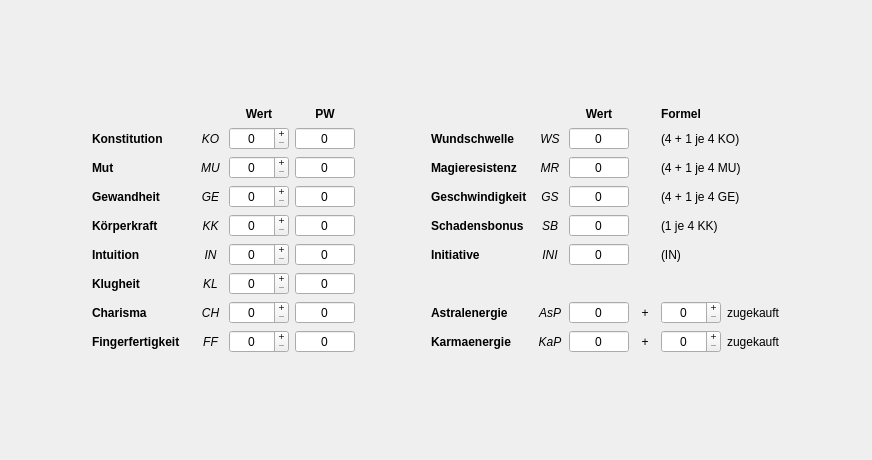
<?xml version="1.0" encoding="UTF-8"?>
<ui version="4.0">
 <class>formAttribute</class>
 <widget class="QWidget" name="formAttribute">
  <property name="geometry">
   <rect>
    <x>0</x>
    <y>0</y>
    <width>872</width>
    <height>460</height>
   </rect>
  </property>
  <property name="windowTitle">
   <string>Attribute</string>
  </property>
  <layout class="QGridLayout" name="gridLayout_2">
   <item row="1" column="2">
    <spacer name="horizontalSpacer_2">
     <property name="orientation">
      <enum>Qt::Horizontal</enum>
     </property>
     <property name="sizeHint" stdset="0">
      <size>
       <width>40</width>
       <height>20</height>
      </size>
     </property>
    </spacer>
   </item>
   <item row="1" column="1">
    <layout class="QGridLayout" name="gridLayout">
     <item row="5" column="5">
      <spacer name="horizontalSpacer_3">
       <property name="orientation">
        <enum>Qt::Horizontal</enum>
       </property>
       <property name="sizeType">
        <enum>QSizePolicy::Fixed</enum>
       </property>
       <property name="sizeHint" stdset="0">
        <size>
         <width>70</width>
         <height>20</height>
        </size>
       </property>
      </spacer>
     </item>
     <item row="2" column="2">
      <widget class="QLabel" name="label_18">
       <property name="minimumSize">
        <size>
         <width>25</width>
         <height>0</height>
        </size>
       </property>
       <property name="font">
        <font>
         <italic>true</italic>
        </font>
       </property>
       <property name="text">
        <string>KO</string>
       </property>
       <property name="alignment">
        <set>Qt::AlignCenter</set>
       </property>
      </widget>
     </item>
     <item row="8" column="6">
      <widget class="QLabel" name="label_14">
       <property name="font">
        <font>
         <weight>75</weight>
         <bold>true</bold>
        </font>
       </property>
       <property name="text">
        <string>Astralenergie</string>
       </property>
      </widget>
     </item>
     <item row="4" column="7">
      <widget class="QLabel" name="label_28">
       <property name="minimumSize">
        <size>
         <width>25</width>
         <height>0</height>
        </size>
       </property>
       <property name="font">
        <font>
         <italic>true</italic>
        </font>
       </property>
       <property name="text">
        <string>GS</string>
       </property>
       <property name="alignment">
        <set>Qt::AlignCenter</set>
       </property>
      </widget>
     </item>
     <item row="4" column="4">
      <widget class="QSpinBox" name="pwGE">
       <property name="focusPolicy">
        <enum>Qt::NoFocus</enum>
       </property>
       <property name="wrapping">
        <bool>false</bool>
       </property>
       <property name="frame">
        <bool>true</bool>
       </property>
       <property name="alignment">
        <set>Qt::AlignCenter</set>
       </property>
       <property name="readOnly">
        <bool>true</bool>
       </property>
       <property name="buttonSymbols">
        <enum>QAbstractSpinBox::NoButtons</enum>
       </property>
       <property name="showGroupSeparator" stdset="0">
        <bool>false</bool>
       </property>
      </widget>
     </item>
     <item row="2" column="4">
      <widget class="QSpinBox" name="pwKO">
       <property name="focusPolicy">
        <enum>Qt::NoFocus</enum>
       </property>
       <property name="wrapping">
        <bool>false</bool>
       </property>
       <property name="frame">
        <bool>true</bool>
       </property>
       <property name="alignment">
        <set>Qt::AlignCenter</set>
       </property>
       <property name="readOnly">
        <bool>true</bool>
       </property>
       <property name="buttonSymbols">
        <enum>QAbstractSpinBox::NoButtons</enum>
       </property>
       <property name="showGroupSeparator" stdset="0">
        <bool>false</bool>
       </property>
      </widget>
     </item>
     <item row="7" column="1">
      <widget class="QLabel" name="label_6">
       <property name="font">
        <font>
         <weight>75</weight>
         <bold>true</bold>
        </font>
       </property>
       <property name="text">
        <string>Klugheit</string>
       </property>
      </widget>
     </item>
     <item row="5" column="2">
      <widget class="QLabel" name="label_21">
       <property name="minimumSize">
        <size>
         <width>25</width>
         <height>0</height>
        </size>
       </property>
       <property name="font">
        <font>
         <italic>true</italic>
        </font>
       </property>
       <property name="text">
        <string>KK</string>
       </property>
       <property name="alignment">
        <set>Qt::AlignCenter</set>
       </property>
      </widget>
     </item>
     <item row="3" column="8">
      <widget class="QSpinBox" name="abMR">
       <property name="focusPolicy">
        <enum>Qt::NoFocus</enum>
       </property>
       <property name="wrapping">
        <bool>false</bool>
       </property>
       <property name="frame">
        <bool>true</bool>
       </property>
       <property name="alignment">
        <set>Qt::AlignCenter</set>
       </property>
       <property name="readOnly">
        <bool>true</bool>
       </property>
       <property name="buttonSymbols">
        <enum>QAbstractSpinBox::NoButtons</enum>
       </property>
       <property name="showGroupSeparator" stdset="0">
        <bool>false</bool>
       </property>
      </widget>
     </item>
     <item row="3" column="6">
      <widget class="QLabel" name="label_10">
       <property name="font">
        <font>
         <weight>75</weight>
         <bold>true</bold>
        </font>
       </property>
       <property name="text">
        <string>Magieresistenz</string>
       </property>
      </widget>
     </item>
     <item row="1" column="4">
      <widget class="QLabel" name="labelPW">
       <property name="minimumSize">
        <size>
         <width>60</width>
         <height>0</height>
        </size>
       </property>
       <property name="font">
        <font>
         <weight>75</weight>
         <bold>true</bold>
        </font>
       </property>
       <property name="toolTip">
        <string>Probenwert</string>
       </property>
       <property name="text">
        <string>PW</string>
       </property>
       <property name="alignment">
        <set>Qt::AlignCenter</set>
       </property>
       <property name="margin">
        <number>0</number>
       </property>
      </widget>
     </item>
     <item row="3" column="3">
      <widget class="QSpinBox" name="spinMU">
       <property name="alignment">
        <set>Qt::AlignCenter</set>
       </property>
       <property name="readOnly">
        <bool>false</bool>
       </property>
       <property name="buttonSymbols">
        <enum>QAbstractSpinBox::PlusMinus</enum>
       </property>
      </widget>
     </item>
     <item row="9" column="7">
      <widget class="QLabel" name="lblKap">
       <property name="minimumSize">
        <size>
         <width>26</width>
         <height>0</height>
        </size>
       </property>
       <property name="font">
        <font>
         <italic>true</italic>
        </font>
       </property>
       <property name="text">
        <string>KaP</string>
       </property>
       <property name="alignment">
        <set>Qt::AlignCenter</set>
       </property>
      </widget>
     </item>
     <item row="2" column="1">
      <widget class="QLabel" name="label">
       <property name="font">
        <font>
         <weight>75</weight>
         <bold>true</bold>
        </font>
       </property>
       <property name="text">
        <string>Konstitution</string>
       </property>
      </widget>
     </item>
     <item row="5" column="7">
      <widget class="QLabel" name="label_29">
       <property name="minimumSize">
        <size>
         <width>25</width>
         <height>0</height>
        </size>
       </property>
       <property name="font">
        <font>
         <italic>true</italic>
        </font>
       </property>
       <property name="text">
        <string>SB</string>
       </property>
       <property name="alignment">
        <set>Qt::AlignCenter</set>
       </property>
      </widget>
     </item>
     <item row="8" column="1">
      <widget class="QLabel" name="label_7">
       <property name="font">
        <font>
         <weight>75</weight>
         <bold>true</bold>
        </font>
       </property>
       <property name="text">
        <string>Charisma</string>
       </property>
      </widget>
     </item>
     <item row="3" column="4">
      <widget class="QSpinBox" name="pwMU">
       <property name="focusPolicy">
        <enum>Qt::NoFocus</enum>
       </property>
       <property name="wrapping">
        <bool>false</bool>
       </property>
       <property name="frame">
        <bool>true</bool>
       </property>
       <property name="alignment">
        <set>Qt::AlignCenter</set>
       </property>
       <property name="readOnly">
        <bool>true</bool>
       </property>
       <property name="buttonSymbols">
        <enum>QAbstractSpinBox::NoButtons</enum>
       </property>
       <property name="showGroupSeparator" stdset="0">
        <bool>false</bool>
       </property>
      </widget>
     </item>
     <item row="2" column="8">
      <widget class="QSpinBox" name="abWS">
       <property name="focusPolicy">
        <enum>Qt::NoFocus</enum>
       </property>
       <property name="wrapping">
        <bool>false</bool>
       </property>
       <property name="frame">
        <bool>true</bool>
       </property>
       <property name="alignment">
        <set>Qt::AlignCenter</set>
       </property>
       <property name="readOnly">
        <bool>true</bool>
       </property>
       <property name="buttonSymbols">
        <enum>QAbstractSpinBox::NoButtons</enum>
       </property>
       <property name="showGroupSeparator" stdset="0">
        <bool>false</bool>
       </property>
      </widget>
     </item>
     <item row="4" column="3">
      <widget class="QSpinBox" name="spinGE">
       <property name="alignment">
        <set>Qt::AlignCenter</set>
       </property>
       <property name="readOnly">
        <bool>false</bool>
       </property>
       <property name="buttonSymbols">
        <enum>QAbstractSpinBox::PlusMinus</enum>
       </property>
      </widget>
     </item>
     <item row="7" column="4">
      <widget class="QSpinBox" name="pwKL">
       <property name="focusPolicy">
        <enum>Qt::NoFocus</enum>
       </property>
       <property name="wrapping">
        <bool>false</bool>
       </property>
       <property name="frame">
        <bool>true</bool>
       </property>
       <property name="alignment">
        <set>Qt::AlignCenter</set>
       </property>
       <property name="readOnly">
        <bool>true</bool>
       </property>
       <property name="buttonSymbols">
        <enum>QAbstractSpinBox::NoButtons</enum>
       </property>
       <property name="showGroupSeparator" stdset="0">
        <bool>false</bool>
       </property>
      </widget>
     </item>
     <item row="8" column="4">
      <widget class="QSpinBox" name="pwCH">
       <property name="focusPolicy">
        <enum>Qt::NoFocus</enum>
       </property>
       <property name="wrapping">
        <bool>false</bool>
       </property>
       <property name="frame">
        <bool>true</bool>
       </property>
       <property name="alignment">
        <set>Qt::AlignCenter</set>
       </property>
       <property name="readOnly">
        <bool>true</bool>
       </property>
       <property name="buttonSymbols">
        <enum>QAbstractSpinBox::NoButtons</enum>
       </property>
       <property name="showGroupSeparator" stdset="0">
        <bool>false</bool>
       </property>
      </widget>
     </item>
     <item row="7" column="3">
      <widget class="QSpinBox" name="spinKL">
       <property name="alignment">
        <set>Qt::AlignCenter</set>
       </property>
       <property name="readOnly">
        <bool>false</bool>
       </property>
       <property name="buttonSymbols">
        <enum>QAbstractSpinBox::PlusMinus</enum>
       </property>
      </widget>
     </item>
     <item row="8" column="7">
      <widget class="QLabel" name="label_31">
       <property name="minimumSize">
        <size>
         <width>25</width>
         <height>0</height>
        </size>
       </property>
       <property name="font">
        <font>
         <italic>true</italic>
        </font>
       </property>
       <property name="text">
        <string>AsP</string>
       </property>
       <property name="alignment">
        <set>Qt::AlignCenter</set>
       </property>
      </widget>
     </item>
     <item row="3" column="1">
      <widget class="QLabel" name="label_2">
       <property name="font">
        <font>
         <weight>75</weight>
         <bold>true</bold>
        </font>
       </property>
       <property name="text">
        <string>Mut</string>
       </property>
      </widget>
     </item>
     <item row="2" column="3">
      <widget class="QSpinBox" name="spinKO">
       <property name="alignment">
        <set>Qt::AlignCenter</set>
       </property>
       <property name="readOnly">
        <bool>false</bool>
       </property>
       <property name="buttonSymbols">
        <enum>QAbstractSpinBox::PlusMinus</enum>
       </property>
      </widget>
     </item>
     <item row="6" column="4">
      <widget class="QSpinBox" name="pwIN">
       <property name="focusPolicy">
        <enum>Qt::NoFocus</enum>
       </property>
       <property name="wrapping">
        <bool>false</bool>
       </property>
       <property name="frame">
        <bool>true</bool>
       </property>
       <property name="alignment">
        <set>Qt::AlignCenter</set>
       </property>
       <property name="readOnly">
        <bool>true</bool>
       </property>
       <property name="buttonSymbols">
        <enum>QAbstractSpinBox::NoButtons</enum>
       </property>
       <property name="showGroupSeparator" stdset="0">
        <bool>false</bool>
       </property>
      </widget>
     </item>
     <item row="6" column="3">
      <widget class="QSpinBox" name="spinIN">
       <property name="alignment">
        <set>Qt::AlignCenter</set>
       </property>
       <property name="readOnly">
        <bool>false</bool>
       </property>
       <property name="buttonSymbols">
        <enum>QAbstractSpinBox::PlusMinus</enum>
       </property>
      </widget>
     </item>
     <item row="9" column="4">
      <widget class="QSpinBox" name="pwFF">
       <property name="focusPolicy">
        <enum>Qt::NoFocus</enum>
       </property>
       <property name="wrapping">
        <bool>false</bool>
       </property>
       <property name="frame">
        <bool>true</bool>
       </property>
       <property name="alignment">
        <set>Qt::AlignCenter</set>
       </property>
       <property name="readOnly">
        <bool>true</bool>
       </property>
       <property name="buttonSymbols">
        <enum>QAbstractSpinBox::NoButtons</enum>
       </property>
       <property name="showGroupSeparator" stdset="0">
        <bool>false</bool>
       </property>
      </widget>
     </item>
     <item row="8" column="3">
      <widget class="QSpinBox" name="spinCH">
       <property name="alignment">
        <set>Qt::AlignCenter</set>
       </property>
       <property name="readOnly">
        <bool>false</bool>
       </property>
       <property name="buttonSymbols">
        <enum>QAbstractSpinBox::PlusMinus</enum>
       </property>
      </widget>
     </item>
     <item row="5" column="1">
      <widget class="QLabel" name="label_4">
       <property name="font">
        <font>
         <weight>75</weight>
         <bold>true</bold>
        </font>
       </property>
       <property name="text">
        <string>Körperkraft</string>
       </property>
      </widget>
     </item>
     <item row="2" column="6">
      <widget class="QLabel" name="label_9">
       <property name="font">
        <font>
         <weight>75</weight>
         <bold>true</bold>
        </font>
       </property>
       <property name="text">
        <string>Wundschwelle</string>
       </property>
      </widget>
     </item>
     <item row="4" column="8">
      <widget class="QSpinBox" name="abGS">
       <property name="focusPolicy">
        <enum>Qt::NoFocus</enum>
       </property>
       <property name="wrapping">
        <bool>false</bool>
       </property>
       <property name="frame">
        <bool>true</bool>
       </property>
       <property name="alignment">
        <set>Qt::AlignCenter</set>
       </property>
       <property name="readOnly">
        <bool>true</bool>
       </property>
       <property name="buttonSymbols">
        <enum>QAbstractSpinBox::NoButtons</enum>
       </property>
       <property name="showGroupSeparator" stdset="0">
        <bool>false</bool>
       </property>
      </widget>
     </item>
     <item row="5" column="4">
      <widget class="QSpinBox" name="pwKK">
       <property name="focusPolicy">
        <enum>Qt::NoFocus</enum>
       </property>
       <property name="wrapping">
        <bool>false</bool>
       </property>
       <property name="frame">
        <bool>true</bool>
       </property>
       <property name="alignment">
        <set>Qt::AlignCenter</set>
       </property>
       <property name="readOnly">
        <bool>true</bool>
       </property>
       <property name="buttonSymbols">
        <enum>QAbstractSpinBox::NoButtons</enum>
       </property>
       <property name="showGroupSeparator" stdset="0">
        <bool>false</bool>
       </property>
      </widget>
     </item>
     <item row="4" column="6">
      <widget class="QLabel" name="label_11">
       <property name="font">
        <font>
         <weight>75</weight>
         <bold>true</bold>
        </font>
       </property>
       <property name="text">
        <string>Geschwindigkeit</string>
       </property>
      </widget>
     </item>
     <item row="9" column="1">
      <widget class="QLabel" name="label_8">
       <property name="minimumSize">
        <size>
         <width>100</width>
         <height>0</height>
        </size>
       </property>
       <property name="font">
        <font>
         <weight>75</weight>
         <bold>true</bold>
        </font>
       </property>
       <property name="text">
        <string>Fingerfertigkeit</string>
       </property>
      </widget>
     </item>
     <item row="4" column="2">
      <widget class="QLabel" name="label_20">
       <property name="minimumSize">
        <size>
         <width>25</width>
         <height>0</height>
        </size>
       </property>
       <property name="font">
        <font>
         <italic>true</italic>
        </font>
       </property>
       <property name="text">
        <string>GE</string>
       </property>
       <property name="alignment">
        <set>Qt::AlignCenter</set>
       </property>
      </widget>
     </item>
     <item row="3" column="2">
      <widget class="QLabel" name="label_19">
       <property name="minimumSize">
        <size>
         <width>25</width>
         <height>0</height>
        </size>
       </property>
       <property name="font">
        <font>
         <italic>true</italic>
        </font>
       </property>
       <property name="text">
        <string>MU</string>
       </property>
       <property name="alignment">
        <set>Qt::AlignCenter</set>
       </property>
      </widget>
     </item>
     <item row="4" column="1">
      <widget class="QLabel" name="label_3">
       <property name="font">
        <font>
         <weight>75</weight>
         <bold>true</bold>
        </font>
       </property>
       <property name="text">
        <string>Gewandheit</string>
       </property>
      </widget>
     </item>
     <item row="9" column="2">
      <widget class="QLabel" name="label_25">
       <property name="minimumSize">
        <size>
         <width>25</width>
         <height>0</height>
        </size>
       </property>
       <property name="font">
        <font>
         <italic>true</italic>
        </font>
       </property>
       <property name="text">
        <string>FF</string>
       </property>
       <property name="alignment">
        <set>Qt::AlignCenter</set>
       </property>
      </widget>
     </item>
     <item row="6" column="7">
      <widget class="QLabel" name="label_30">
       <property name="minimumSize">
        <size>
         <width>25</width>
         <height>0</height>
        </size>
       </property>
       <property name="font">
        <font>
         <italic>true</italic>
        </font>
       </property>
       <property name="text">
        <string>INI</string>
       </property>
       <property name="alignment">
        <set>Qt::AlignCenter</set>
       </property>
      </widget>
     </item>
     <item row="3" column="7">
      <widget class="QLabel" name="label_27">
       <property name="minimumSize">
        <size>
         <width>25</width>
         <height>0</height>
        </size>
       </property>
       <property name="font">
        <font>
         <italic>true</italic>
        </font>
       </property>
       <property name="text">
        <string>MR</string>
       </property>
       <property name="alignment">
        <set>Qt::AlignCenter</set>
       </property>
      </widget>
     </item>
     <item row="8" column="2">
      <widget class="QLabel" name="label_24">
       <property name="minimumSize">
        <size>
         <width>25</width>
         <height>0</height>
        </size>
       </property>
       <property name="font">
        <font>
         <italic>true</italic>
        </font>
       </property>
       <property name="text">
        <string>CH</string>
       </property>
       <property name="alignment">
        <set>Qt::AlignCenter</set>
       </property>
      </widget>
     </item>
     <item row="5" column="8">
      <widget class="QSpinBox" name="abSB">
       <property name="focusPolicy">
        <enum>Qt::NoFocus</enum>
       </property>
       <property name="wrapping">
        <bool>false</bool>
       </property>
       <property name="frame">
        <bool>true</bool>
       </property>
       <property name="alignment">
        <set>Qt::AlignCenter</set>
       </property>
       <property name="readOnly">
        <bool>true</bool>
       </property>
       <property name="buttonSymbols">
        <enum>QAbstractSpinBox::NoButtons</enum>
       </property>
       <property name="showGroupSeparator" stdset="0">
        <bool>false</bool>
       </property>
      </widget>
     </item>
     <item row="9" column="8">
      <widget class="QSpinBox" name="abKaP">
       <property name="focusPolicy">
        <enum>Qt::NoFocus</enum>
       </property>
       <property name="alignment">
        <set>Qt::AlignCenter</set>
       </property>
       <property name="readOnly">
        <bool>true</bool>
       </property>
       <property name="buttonSymbols">
        <enum>QAbstractSpinBox::NoButtons</enum>
       </property>
       <property name="maximum">
        <number>999</number>
       </property>
      </widget>
     </item>
     <item row="5" column="3">
      <widget class="QSpinBox" name="spinKK">
       <property name="alignment">
        <set>Qt::AlignCenter</set>
       </property>
       <property name="readOnly">
        <bool>false</bool>
       </property>
       <property name="buttonSymbols">
        <enum>QAbstractSpinBox::PlusMinus</enum>
       </property>
      </widget>
     </item>
     <item row="7" column="2">
      <widget class="QLabel" name="label_23">
       <property name="minimumSize">
        <size>
         <width>25</width>
         <height>0</height>
        </size>
       </property>
       <property name="font">
        <font>
         <italic>true</italic>
        </font>
       </property>
       <property name="text">
        <string>KL</string>
       </property>
       <property name="alignment">
        <set>Qt::AlignCenter</set>
       </property>
      </widget>
     </item>
     <item row="2" column="7">
      <widget class="QLabel" name="label_26">
       <property name="minimumSize">
        <size>
         <width>25</width>
         <height>0</height>
        </size>
       </property>
       <property name="font">
        <font>
         <italic>true</italic>
        </font>
       </property>
       <property name="text">
        <string>WS</string>
       </property>
       <property name="alignment">
        <set>Qt::AlignCenter</set>
       </property>
      </widget>
     </item>
     <item row="9" column="6">
      <widget class="QLabel" name="lblKapZugekauft">
       <property name="minimumSize">
        <size>
         <width>100</width>
         <height>0</height>
        </size>
       </property>
       <property name="font">
        <font>
         <weight>75</weight>
         <bold>true</bold>
        </font>
       </property>
       <property name="text">
        <string>Karmaenergie</string>
       </property>
      </widget>
     </item>
     <item row="5" column="6">
      <widget class="QLabel" name="label_12">
       <property name="font">
        <font>
         <weight>75</weight>
         <bold>true</bold>
        </font>
       </property>
       <property name="text">
        <string>Schadensbonus</string>
       </property>
      </widget>
     </item>
     <item row="6" column="6">
      <widget class="QLabel" name="label_13">
       <property name="font">
        <font>
         <weight>75</weight>
         <bold>true</bold>
        </font>
       </property>
       <property name="text">
        <string>Initiative</string>
       </property>
      </widget>
     </item>
     <item row="8" column="8">
      <widget class="QSpinBox" name="abAsP">
       <property name="focusPolicy">
        <enum>Qt::NoFocus</enum>
       </property>
       <property name="alignment">
        <set>Qt::AlignCenter</set>
       </property>
       <property name="readOnly">
        <bool>true</bool>
       </property>
       <property name="buttonSymbols">
        <enum>QAbstractSpinBox::NoButtons</enum>
       </property>
       <property name="maximum">
        <number>999</number>
       </property>
      </widget>
     </item>
     <item row="1" column="8">
      <widget class="QLabel" name="labelWert2">
       <property name="minimumSize">
        <size>
         <width>60</width>
         <height>0</height>
        </size>
       </property>
       <property name="font">
        <font>
         <weight>75</weight>
         <bold>true</bold>
        </font>
       </property>
       <property name="text">
        <string>Wert</string>
       </property>
       <property name="alignment">
        <set>Qt::AlignCenter</set>
       </property>
       <property name="margin">
        <number>0</number>
       </property>
      </widget>
     </item>
     <item row="1" column="3">
      <widget class="QLabel" name="labelWert">
       <property name="minimumSize">
        <size>
         <width>60</width>
         <height>0</height>
        </size>
       </property>
       <property name="font">
        <font>
         <weight>75</weight>
         <bold>true</bold>
        </font>
       </property>
       <property name="text">
        <string>Wert</string>
       </property>
       <property name="alignment">
        <set>Qt::AlignCenter</set>
       </property>
       <property name="margin">
        <number>0</number>
       </property>
      </widget>
     </item>
     <item row="6" column="2">
      <widget class="QLabel" name="label_22">
       <property name="minimumSize">
        <size>
         <width>25</width>
         <height>0</height>
        </size>
       </property>
       <property name="font">
        <font>
         <italic>true</italic>
        </font>
       </property>
       <property name="text">
        <string>IN</string>
       </property>
       <property name="alignment">
        <set>Qt::AlignCenter</set>
       </property>
      </widget>
     </item>
     <item row="9" column="3">
      <widget class="QSpinBox" name="spinFF">
       <property name="alignment">
        <set>Qt::AlignCenter</set>
       </property>
       <property name="readOnly">
        <bool>false</bool>
       </property>
       <property name="buttonSymbols">
        <enum>QAbstractSpinBox::PlusMinus</enum>
       </property>
      </widget>
     </item>
     <item row="6" column="8">
      <widget class="QSpinBox" name="abIN">
       <property name="focusPolicy">
        <enum>Qt::NoFocus</enum>
       </property>
       <property name="wrapping">
        <bool>false</bool>
       </property>
       <property name="frame">
        <bool>true</bool>
       </property>
       <property name="alignment">
        <set>Qt::AlignCenter</set>
       </property>
       <property name="readOnly">
        <bool>true</bool>
       </property>
       <property name="buttonSymbols">
        <enum>QAbstractSpinBox::NoButtons</enum>
       </property>
       <property name="showGroupSeparator" stdset="0">
        <bool>false</bool>
       </property>
      </widget>
     </item>
     <item row="6" column="1">
      <widget class="QLabel" name="label_5">
       <property name="font">
        <font>
         <weight>75</weight>
         <bold>true</bold>
        </font>
       </property>
       <property name="text">
        <string>Intuition</string>
       </property>
      </widget>
     </item>
     <item row="6" column="10">
      <widget class="QLabel" name="label_104">
       <property name="minimumSize">
        <size>
         <width>25</width>
         <height>0</height>
        </size>
       </property>
       <property name="text">
        <string>(IN)</string>
       </property>
      </widget>
     </item>
     <item row="5" column="10">
      <widget class="QLabel" name="label_103">
       <property name="minimumSize">
        <size>
         <width>25</width>
         <height>0</height>
        </size>
       </property>
       <property name="text">
        <string>(1 je 4 KK)</string>
       </property>
      </widget>
     </item>
     <item row="4" column="10">
      <widget class="QLabel" name="label_102">
       <property name="minimumSize">
        <size>
         <width>25</width>
         <height>0</height>
        </size>
       </property>
       <property name="text">
        <string>(4 + 1 je 4 GE)</string>
       </property>
      </widget>
     </item>
     <item row="3" column="10">
      <widget class="QLabel" name="label_101">
       <property name="minimumSize">
        <size>
         <width>25</width>
         <height>0</height>
        </size>
       </property>
       <property name="text">
        <string>(4 + 1 je 4 MU)</string>
       </property>
      </widget>
     </item>
     <item row="2" column="10">
      <widget class="QLabel" name="label_100">
       <property name="minimumSize">
        <size>
         <width>25</width>
         <height>0</height>
        </size>
       </property>
       <property name="text">
        <string>(4 + 1 je 4 KO)</string>
       </property>
      </widget>
     </item>
     <item row="1" column="10">
      <widget class="QLabel" name="labelFormel">
       <property name="minimumSize">
        <size>
         <width>60</width>
         <height>0</height>
        </size>
       </property>
       <property name="font">
        <font>
         <weight>75</weight>
         <bold>true</bold>
        </font>
       </property>
       <property name="text">
        <string>Formel</string>
       </property>
       <property name="margin">
        <number>0</number>
       </property>
      </widget>
     </item>
     <item row="9" column="9">
      <widget class="QLabel" name="label_34">
       <property name="minimumSize">
        <size>
         <width>20</width>
         <height>0</height>
        </size>
       </property>
       <property name="maximumSize">
        <size>
         <width>15</width>
         <height>16777215</height>
        </size>
       </property>
       <property name="text">
        <string>+</string>
       </property>
       <property name="alignment">
        <set>Qt::AlignCenter</set>
       </property>
      </widget>
     </item>
     <item row="8" column="9">
      <widget class="QLabel" name="label_33">
       <property name="minimumSize">
        <size>
         <width>20</width>
         <height>0</height>
        </size>
       </property>
       <property name="maximumSize">
        <size>
         <width>15</width>
         <height>16777215</height>
        </size>
       </property>
       <property name="text">
        <string>+</string>
       </property>
       <property name="alignment">
        <set>Qt::AlignCenter</set>
       </property>
      </widget>
     </item>
     <item row="8" column="10">
      <layout class="QHBoxLayout" name="horizontalLayout">
       <item>
        <widget class="QSpinBox" name="spinAsP">
         <property name="minimumSize">
          <size>
           <width>60</width>
           <height>0</height>
          </size>
         </property>
         <property name="maximumSize">
          <size>
           <width>37</width>
           <height>16777215</height>
          </size>
         </property>
         <property name="alignment">
          <set>Qt::AlignCenter</set>
         </property>
         <property name="readOnly">
          <bool>false</bool>
         </property>
         <property name="buttonSymbols">
          <enum>QAbstractSpinBox::PlusMinus</enum>
         </property>
         <property name="prefix">
          <string/>
         </property>
        </widget>
       </item>
       <item>
        <widget class="QLabel" name="label_15">
         <property name="text">
          <string>zugekauft</string>
         </property>
        </widget>
       </item>
      </layout>
     </item>
     <item row="9" column="10">
      <layout class="QHBoxLayout" name="horizontalLayout_2">
       <item>
        <widget class="QSpinBox" name="spinKaP">
         <property name="minimumSize">
          <size>
           <width>60</width>
           <height>0</height>
          </size>
         </property>
         <property name="maximumSize">
          <size>
           <width>37</width>
           <height>16777215</height>
          </size>
         </property>
         <property name="alignment">
          <set>Qt::AlignCenter</set>
         </property>
         <property name="readOnly">
          <bool>false</bool>
         </property>
         <property name="buttonSymbols">
          <enum>QAbstractSpinBox::PlusMinus</enum>
         </property>
        </widget>
       </item>
       <item>
        <widget class="QLabel" name="label_32">
         <property name="text">
          <string>zugekauft</string>
         </property>
        </widget>
       </item>
      </layout>
     </item>
    </layout>
   </item>
   <item row="1" column="0">
    <spacer name="horizontalSpacer">
     <property name="orientation">
      <enum>Qt::Horizontal</enum>
     </property>
     <property name="sizeHint" stdset="0">
      <size>
       <width>40</width>
       <height>20</height>
      </size>
     </property>
    </spacer>
   </item>
   <item row="0" column="1">
    <spacer name="verticalSpacer">
     <property name="orientation">
      <enum>Qt::Vertical</enum>
     </property>
     <property name="sizeHint" stdset="0">
      <size>
       <width>20</width>
       <height>40</height>
      </size>
     </property>
    </spacer>
   </item>
   <item row="2" column="1">
    <spacer name="verticalSpacer_2">
     <property name="orientation">
      <enum>Qt::Vertical</enum>
     </property>
     <property name="sizeHint" stdset="0">
      <size>
       <width>20</width>
       <height>40</height>
      </size>
     </property>
    </spacer>
   </item>
  </layout>
 </widget>
 <tabstops>
  <tabstop>spinKO</tabstop>
  <tabstop>spinMU</tabstop>
  <tabstop>spinGE</tabstop>
  <tabstop>spinKK</tabstop>
  <tabstop>spinIN</tabstop>
  <tabstop>spinKL</tabstop>
  <tabstop>spinCH</tabstop>
  <tabstop>spinFF</tabstop>
  <tabstop>spinAsP</tabstop>
  <tabstop>spinKaP</tabstop>
 </tabstops>
 <resources/>
 <connections/>
</ui>
